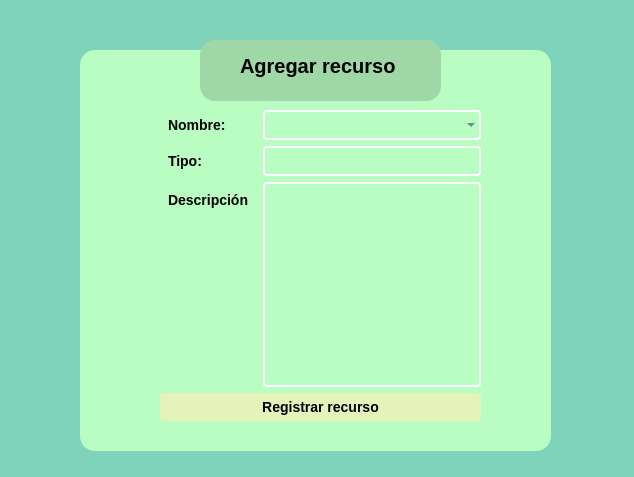
<?xml version="1.0" encoding="UTF-8"?>
<ui version="4.0">
 <class>Dialog</class>
 <widget class="QDialog" name="Dialog">
  <property name="geometry">
   <rect>
    <x>0</x>
    <y>0</y>
    <width>634</width>
    <height>477</height>
   </rect>
  </property>
  <property name="windowTitle">
   <string>Dialog</string>
  </property>
  <property name="styleSheet">
   <string notr="true">background-color: rgb(128, 211, 187);</string>
  </property>
  <widget class="QWidget" name="widget" native="true">
   <property name="geometry">
    <rect>
     <x>80</x>
     <y>50</y>
     <width>471</width>
     <height>401</height>
    </rect>
   </property>
   <property name="styleSheet">
    <string notr="true">QWidget{
background-color: rgb(186, 253, 194);
border-radius: 15px;
}

QLabel {
    font-size: 14px;
    color: black;
    padding: 2px 4px;
    border: none;
}

QLineEdit, QComboBox, QDoubleSpinBox, QTextEdit, QDateEdit {
    font-size: 14px;
    color: #34495e;
    border: 2px solid;
	border-color: white;
    border-radius: 4px;
    padding: 4px;
    background-color: transparent;
}

QPushButton {
    font-size: 14px;
    font-weight: bold;
    color: black;
	background-color: rgb(229, 243, 186);
    border: none;
    border-radius: 4px;
    padding: 6px 12px;
}

QPushButton:hover {
    background-color: rgb(202, 213, 163)
}

QPushButton:disabled {
    background-color: #95a5a6;
    color: #ecf0f1;
}

</string>
   </property>
   <widget class="QWidget" name="formLayoutWidget">
    <property name="geometry">
     <rect>
      <x>80</x>
      <y>60</y>
      <width>321</width>
      <height>311</height>
     </rect>
    </property>
    <layout class="QFormLayout" name="formLayout">
     <item row="1" column="0">
      <widget class="QLabel" name="emailLabel">
       <property name="styleSheet">
        <string notr="true">font-weight: bold;</string>
       </property>
       <property name="text">
        <string>Nombre:</string>
       </property>
      </widget>
     </item>
     <item row="1" column="1">
      <widget class="QComboBox" name="comboBox"/>
     </item>
     <item row="2" column="0">
      <widget class="QLabel" name="dNILabel">
       <property name="styleSheet">
        <string notr="true">font-weight: bold;</string>
       </property>
       <property name="text">
        <string>Tipo:</string>
       </property>
      </widget>
     </item>
     <item row="3" column="0">
      <widget class="QLabel" name="provinciaLabel">
       <property name="styleSheet">
        <string notr="true">font-weight: bold;</string>
       </property>
       <property name="text">
        <string>Descripción</string>
       </property>
      </widget>
     </item>
     <item row="3" column="1">
      <widget class="QTextEdit" name="textEdit"/>
     </item>
     <item row="4" column="0" colspan="2">
      <widget class="QPushButton" name="addenviar">
       <property name="text">
        <string>Registrar recurso</string>
       </property>
      </widget>
     </item>
     <item row="2" column="1">
      <widget class="QLineEdit" name="lineEdit"/>
     </item>
    </layout>
   </widget>
  </widget>
  <widget class="QFrame" name="frame">
   <property name="geometry">
    <rect>
     <x>200</x>
     <y>40</y>
     <width>241</width>
     <height>61</height>
    </rect>
   </property>
   <property name="styleSheet">
    <string notr="true">background-color: rgb(159, 216, 166);
border-radius: 15px;</string>
   </property>
   <property name="frameShape">
    <enum>QFrame::StyledPanel</enum>
   </property>
   <property name="frameShadow">
    <enum>QFrame::Raised</enum>
   </property>
   <widget class="QLabel" name="label">
    <property name="geometry">
     <rect>
      <x>40</x>
      <y>0</y>
      <width>171</width>
      <height>51</height>
     </rect>
    </property>
    <property name="styleSheet">
     <string notr="true">font-size: 20px;
font-weight: bold;</string>
    </property>
    <property name="text">
     <string>Agregar recurso</string>
    </property>
   </widget>
  </widget>
 </widget>
 <resources/>
 <connections/>
</ui>
